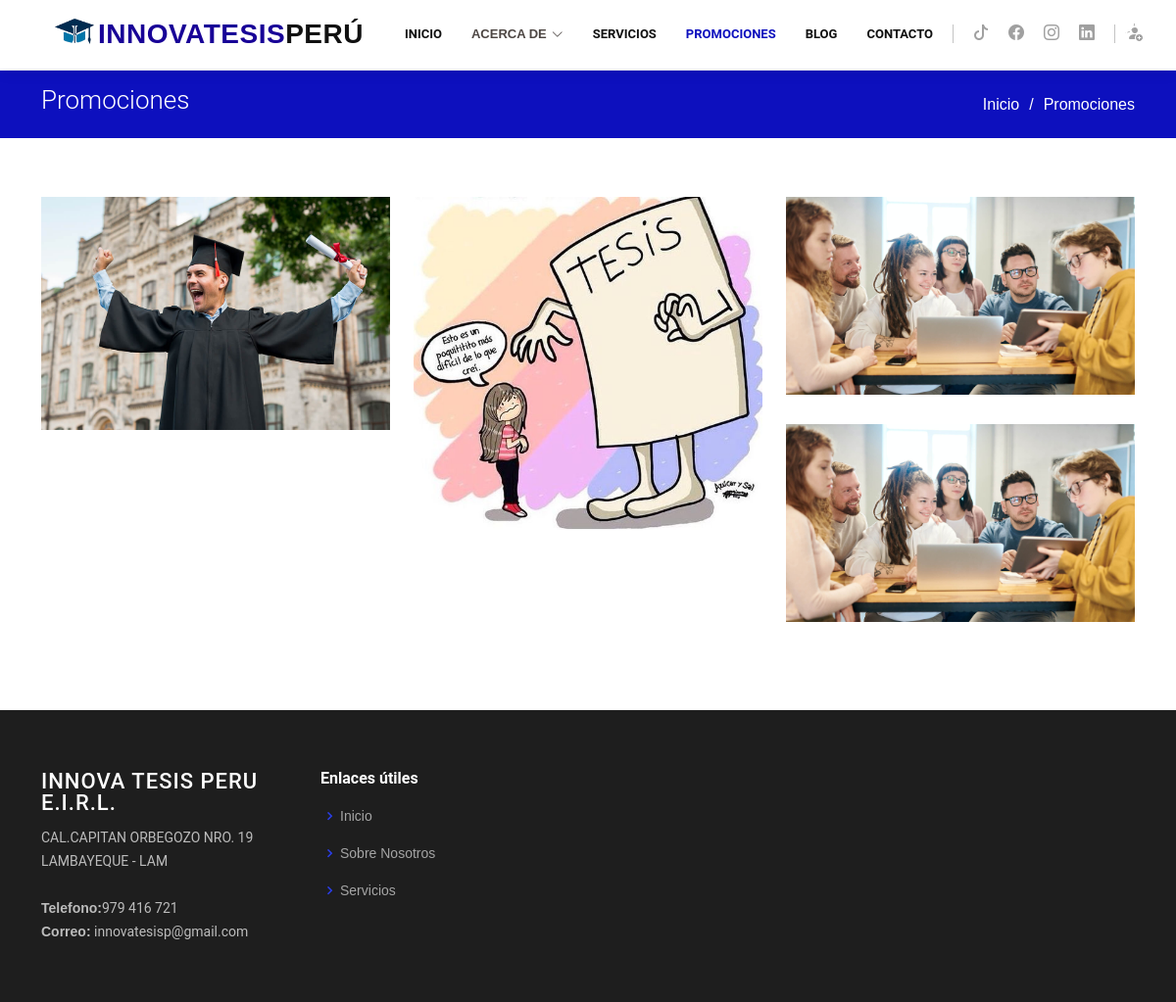
Page /promotions/ on the committed database.
### tables this page shows
CREATE TABLE `empresa` (
  `ID_EMPRESA` int(11) NOT NULL AUTO_INCREMENT,
  `LOGO_EMPRESA` varchar(500) DEFAULT NULL,
  `RUC` varchar(15) DEFAULT NULL,
  `RAZON_SOCIAL` varchar(50) DEFAULT NULL,
  `ACTIVIDAD_ECONOMICA` varchar(500) DEFAULT NULL,
  `ACERCADE` text DEFAULT NULL,
  `DETALLES` text DEFAULT NULL,
  `DIRECCION` varchar(45) DEFAULT NULL,
  `TELEFONO` varchar(15) DEFAULT NULL,
  `CORREO` varchar(45) DEFAULT NULL,
  `S_FACEBOOK` varchar(45) DEFAULT NULL,
  `S_INSTAGRAM` varchar(45) DEFAULT NULL,
  `S_LINKEDIN` varchar(45) DEFAULT NULL,
  `S_TIKTOK` varchar(45) DEFAULT NULL,
  `S_YOUTUBE` varchar(80) DEFAULT NULL,
  `ESLOGAN` varchar(100) DEFAULT NULL,
  `FECHA_CREACION` datetime DEFAULT NULL,
  `FECHA_MODIFICACION` datetime DEFAULT NULL,
  `FECHA_ELIMINIACION` datetime DEFAULT NULL,
  `FECHA_RESTAURACION` timestamp NULL DEFAULT NULL,
  `ESTADO` varchar(45) DEFAULT NULL,
  PRIMARY KEY (`ID_EMPRESA`)
);

CREATE TABLE `promociones` (
  `ID_PROMOCION` int(11) NOT NULL AUTO_INCREMENT,
  `FOTO_PROMOCION` varchar(100) DEFAULT NULL,
  `FOTO2` varchar(100) NOT NULL,
  `FOTO3` varchar(100) NOT NULL,
  `TITULO` varchar(45) DEFAULT NULL,
  `DESCRIPCION` longtext DEFAULT NULL,
  `PRECIO` decimal(10,2) DEFAULT NULL,
  `FECHA_INICIO_PROMOCION` datetime DEFAULT NULL,
  `FECHA_FIN_PROMOCION` datetime DEFAULT NULL,
  `FECHA_CREACION` datetime DEFAULT NULL,
  `FECHA_MODIFICACION` datetime DEFAULT NULL,
  `FECHA_ELIMINACION` datetime DEFAULT NULL,
  `FECHA_RESTAURACION` timestamp NULL DEFAULT NULL,
  `ESTADO` varchar(45) DEFAULT NULL,
  `ESTADO_PROMO` varchar(45) DEFAULT NULL,
  `ID_SERVICIO` int(11) DEFAULT NULL,
  PRIMARY KEY (`ID_PROMOCION`),
  KEY `ID_SERVICIO` (`ID_SERVICIO`),
  CONSTRAINT `promociones_ibfk_1` FOREIGN KEY (`ID_SERVICIO`) REFERENCES `servicios` (`ID_SERVICIO`)
);

### app/models/companyModel.php (called while the page is built, shortened)
<?php
class companyModel{
    private $server=DB_SERVER;
    private $db=DB_NAME;
    private $user=DB_USER;
    private $pass=DB_PASS;
protected function conectar(){
    $conexion = new PDO("mysql:host=".$this->server.";dbname=".$this->db,$this->user,$this->pass);
    $conexion->exec("SET CHARACTER SET utf8");
    return $conexion;
}
protected function ejecutarConsulta($consulta){
    $sql=$this->conectar()->prepare($consulta);
    $sql->execute();
    return $sql;
}
}
?>

### app/models/promotionsModel.php (called while the page is built, shortened)
<?php
class promotionsModel{
    private $server=DB_SERVER;
    private $db=DB_NAME;
    private $user=DB_USER;
    private $pass=DB_PASS;
protected function conectar(){
    $conexion = new PDO("mysql:host=".$this->server.";dbname=".$this->db,$this->user,$this->pass);
    $conexion->exec("SET CHARACTER SET utf8");
    return $conexion;
}
protected function ejecutarConsulta($consulta){
    $sql=$this->conectar()->prepare($consulta);
    $sql->execute();
    return $sql;
}
}

### app/controllers/promotionsController.php (the view, shortened to what this page needs)
<?php
class promotionsController extends promotionsModel{
 public function bodyPromotionsController() {
    $tabla = "";
    $consulta_datos = "SELECT *, DATE(FECHA_INICIO_PROMOCION) AS fechaInicio, DATE(FECHA_FIN_PROMOCION) AS fechafin FROM PROMOCIONES WHERE ESTADO='Activo'";
    $datos = $this->ejecutarConsulta($consulta_datos);
    $datos = $datos->fetchAll();
    if($datos==null){
        $tabla.='<div class="alert alert-warning" role="alert">
                    No hay promociones activas registradas
               </div>';}else{
    $tabla = '<div class="row portfolio-container" data-aos="fade-up">';
    foreach ($datos as $row) {
            $tabla .= '<div class="col-lg-4 col-md-6 portfolio-item filter-app">
                            <img src="'.APP_URL.'/app/views/assets/imagenes/promotions/'.$row['FOTO_PROMOCION'].'" class="img-fluid" alt="">
                            <div class="portfolio-info">
                                <h4>'.$row['TITULO'].'</h4>
                                <p>INICIO: '.$row['fechaInicio'].'<br>
                                   FIN: '.$row['fechafin'].'</p>
                                <a href="'.APP_URL.'/app/views/assets/imagenes/promotions/'.$row['FOTO_PROMOCION'].'" data-gallery="portfolioGallery" class="portfolio-lightbox preview-link" title="'.$row['TITULO'].'"><i class="bx bx-plus"></i></a>
                                <a href="'.APP_URL.'promotionsDetails/'.$row['ID_PROMOCION'].'/" class="details-link" title="Mas detalles"><i class="bx bx-link"></i></a>
                            </div>
                        </div>';
    }
               }
    $tabla .= '</div>';
    return $tabla;
}
}
?>

### app/controllers/companyController.php (shortened to what this page needs)
<?php
class companyController extends companyModel{
public function ListarEmpresaControllerFooter() {
    $tabla = "";
    $consulta_datos = "SELECT * FROM empresa";
    $datos = $this->ejecutarConsulta($consulta_datos);
    $datos = $datos->fetchAll();
    $tabla .= '';
    foreach ($datos as $row) {
        $tabla .= '<div class="col-lg-3 col-md-6 footer-contact">
                        <h3>'.$row['RAZON_SOCIAL'].'</h3>
                        <p>'.$row['DIRECCION'].'<br><br>
                        <strong>Telefono:</strong>'.$row['TELEFONO'].'<br>
                        <strong>Correo:</strong> '.$row['CORREO'].'<br>
                        </p>
                        </div>';
    }
    return $tabla;
}
public function ListarEmpresaControllerheader() {
    $tabla = "";
    $consulta_datos = "SELECT * FROM empresa";
    $datos = $this->ejecutarConsulta($consulta_datos);
    $datos = $datos->fetchAll();
    $tabla .= '';
    foreach ($datos as $row) {
        $tabla .= '
        <div class="header-social-links d-flex">
            <a href="'.$row['S_TIKTOK'].'" class="tiktok" target="_blank"><i class="bu bi-tiktok"></i></a>
            <a href="'.$row['S_FACEBOOK'].'" class="facebook" target="_blank"><i class="bu bi-facebook"></i></a>
            <a href="'.$row['S_INSTAGRAM'].'" class="instagram" target="_blank"><i class="bu bi-instagram"></i></a>
            <a href="'.$row['S_LINKEDIN'].'" class="linkedin" target="_blank"><i class="bu bi-linkedin"></i></i></a>
            <div class="header-social-links d-flex">
                <div class="circle">
                    <div class="lines"></div>
                        <a href="'.APP_URL.'login/" class="icon-person" title="Iniciar Sesión"><i class="bu bi-person-fill-add"></i></a>
                </div>
            </div>
        </div>
        ';
    }
    return $tabla;
}
}    ?>

### app/views/assets/css/style.css (style rules this page uses)
body { font-family: "Open Sans", sans-serif; color: #4d4643; }
a { color: #0d10be; text-decoration: none; }
h1, h2, h3, h4, h5, h6 { font-family: "Roboto", sans-serif; }
.header-social-links { margin-left: 20px; border-left: 1px solid #c4c4c4; }
.header-social-links a { color: #a0a0a0; display: inline-block; line-height: 0px; transition: 0.3s; padding-left: 20px; }
.header-social-links a i { line-height: 0; }
.portfolio .portfolio-item { margin-bottom: 30px; }
#footer .footer-top .footer-contact { margin-bottom: 30px; }
#footer .footer-top .footer-contact h3 { font-size: 22px; margin: 0 0 10px 0; padding: 2px 0 2px 0; line-height: 1; font-weight: 500; letter-spacing: 1px; text-transform: uppercase; color: #fff; }
#footer .footer-top .footer-contact p { font-size: 14px; line-height: 24px; margin-bottom: 0; font-family: "Roboto", sans-serif; color: rgba(255, 255, 255, 0.7); }
.circle { position: relative; display: inline-block; left: 50%; width: 20px; height: 20px; border-radius: 50%; background-color: transparent; overflow: hidden; margin-top: -1px; }
.lines { position: absolute; top: 50%; left: 50%; width: 20px; height: 20px; margin-top: -10px; margin-left: -10px; border: 1px dashed rgba(107, 107, 107, 0.6); border-radius: 50%; box-sizing: border-box; animation: rotateLines 2s linear infinite; transform: translate(-50%, -50%); }
.icon-person { top: 50%; left: 0%; transform: translate(-50%, -50%); z-index: 1; margin-top: 10px; }

### app/views/assets/css/calendar.css (style rules this page uses)
:root { --primary-clr: #240ca8; }
* { margin: 0; padding: 0; box-sizing: border-box; font-family: "Poppins", sans-serif; }

### rows in the picture
empresa: RAZON_SOCIAL "INNOVA TESIS PERU E.I.R.L.", DIRECCION "CAL.CAPITAN ORBEGOZO NRO. 19 LAMBAYEQUE - LAM", TELEFONO "979 416 721", CORREO "innovatesisp@gmail.com"
promociones: FOTO_PROMOCION (picture)
promociones: FOTO_PROMOCION (picture)
promociones: FOTO_PROMOCION (picture)
promociones: FOTO_PROMOCION (picture)
